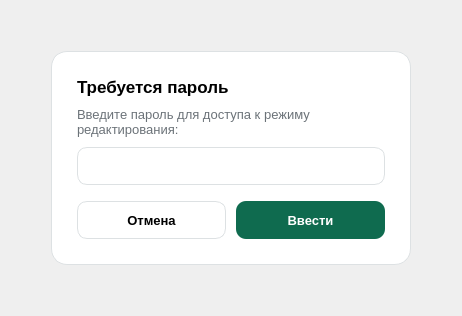
     <widget class="QWidget" name="pagePasswordInput">
      <layout class="QVBoxLayout" name="verticalLayoutPassword">
       <item>
        <spacer name="pwTopSpacer">
         <property name="orientation">
          <enum>Qt::Vertical</enum>
         </property>
         <property name="sizeHint" stdset="0">
          <size>
           <width>20</width>
           <height>40</height>
          </size>
         </property>
        </spacer>
       </item>
       <item>
        <layout class="QHBoxLayout" name="pwCenterLayout">
         <item>
          <spacer name="pwLeftSpacer">
           <property name="orientation">
            <enum>Qt::Horizontal</enum>
           </property>
           <property name="sizeHint" stdset="0">
            <size>
             <width>40</width>
             <height>20</height>
            </size>
           </property>
          </spacer>
         </item>
         <item>
          <widget class="QWidget" name="passwordWidget" native="true">
           <property name="minimumSize">
            <size>
             <width>360</width>
             <height>0</height>
            </size>
           </property>
           <property name="maximumSize">
            <size>
             <width>420</width>
             <height>16777215</height>
            </size>
           </property>
           <property name="styleSheet">
            <string notr="true">QWidget#passwordWidget { background-color: #FFFFFF; border: 1px solid #DDE1E3; border-radius: 16px; }</string>
           </property>
           <layout class="QVBoxLayout" name="passwordCardLayout">
            <property name="spacing">
             <number>10</number>
            </property>
            <property name="leftMargin">
             <number>26</number>
            </property>
            <property name="topMargin">
             <number>26</number>
            </property>
            <property name="rightMargin">
             <number>26</number>
            </property>
            <property name="bottomMargin">
             <number>26</number>
            </property>
            <item>
             <widget class="QLabel" name="lblPasswordTitle">
              <property name="styleSheet">
               <string notr="true">font-size: 13pt; font-weight: bold;</string>
              </property>
              <property name="text">
               <string>Требуется пароль</string>
              </property>
             </widget>
            </item>
            <item>
             <widget class="QLabel" name="lblPasswordPrompt">
              <property name="styleSheet">
               <string notr="true">font-size: 9.5pt; color: #6B7278;</string>
              </property>
              <property name="text">
               <string>Введите пароль для доступа к режиму редактирования:</string>
              </property>
              <property name="wordWrap">
               <bool>true</bool>
              </property>
             </widget>
            </item>
            <item>
             <widget class="QLineEdit" name="editPassword">
              <property name="minimumSize">
               <size>
                <width>0</width>
                <height>38</height>
               </size>
              </property>
              <property name="styleSheet">
               <string notr="true">border:1px solid #DDE1E3; border-radius:10px; padding:0 12px; font-size:11pt;</string>
              </property>
              <property name="echoMode">
               <enum>QLineEdit::Password</enum>
              </property>
             </widget>
            </item>
            <item>
             <layout class="QHBoxLayout" name="pwButtonsLayout">
              <property name="spacing">
               <number>10</number>
              </property>
              <property name="topMargin">
               <number>6</number>
              </property>
              <item>
               <widget class="QPushButton" name="btnPasswordCancel">
                <property name="minimumSize">
                 <size>
                  <width>0</width>
                  <height>38</height>
                 </size>
                </property>
                <property name="styleSheet">
                 <string notr="true">border:1px solid #DDE1E3; border-radius:10px; background:#fff; font-size:10pt; font-weight:600;</string>
                </property>
                <property name="text">
                 <string>Отмена</string>
                </property>
               </widget>
              </item>
              <item>
               <widget class="QPushButton" name="btnPasswordSubmit">
                <property name="minimumSize">
                 <size>
                  <width>0</width>
                  <height>38</height>
                 </size>
                </property>
                <property name="styleSheet">
                 <string notr="true">background-color:#0F6B4F; color:white; border:none; border-radius:10px; font-size:10pt; font-weight:700;</string>
                </property>
                <property name="text">
                 <string>Ввести</string>
                </property>
               </widget>
              </item>
             </layout>
            </item>
           </layout>
          </widget>
         </item>
         <item>
          <spacer name="pwRightSpacer">
           <property name="orientation">
            <enum>Qt::Horizontal</enum>
           </property>
           <property name="sizeHint" stdset="0">
            <size>
             <width>40</width>
             <height>20</height>
            </size>
           </property>
          </spacer>
         </item>
        </layout>
       </item>
       <item>
        <spacer name="pwBottomSpacer">
         <property name="orientation">
          <enum>Qt::Vertical</enum>
         </property>
         <property name="sizeHint" stdset="0">
          <size>
           <width>20</width>
           <height>40</height>
          </size>
         </property>
        </spacer>
       </item>
      </layout>
     </widget>
